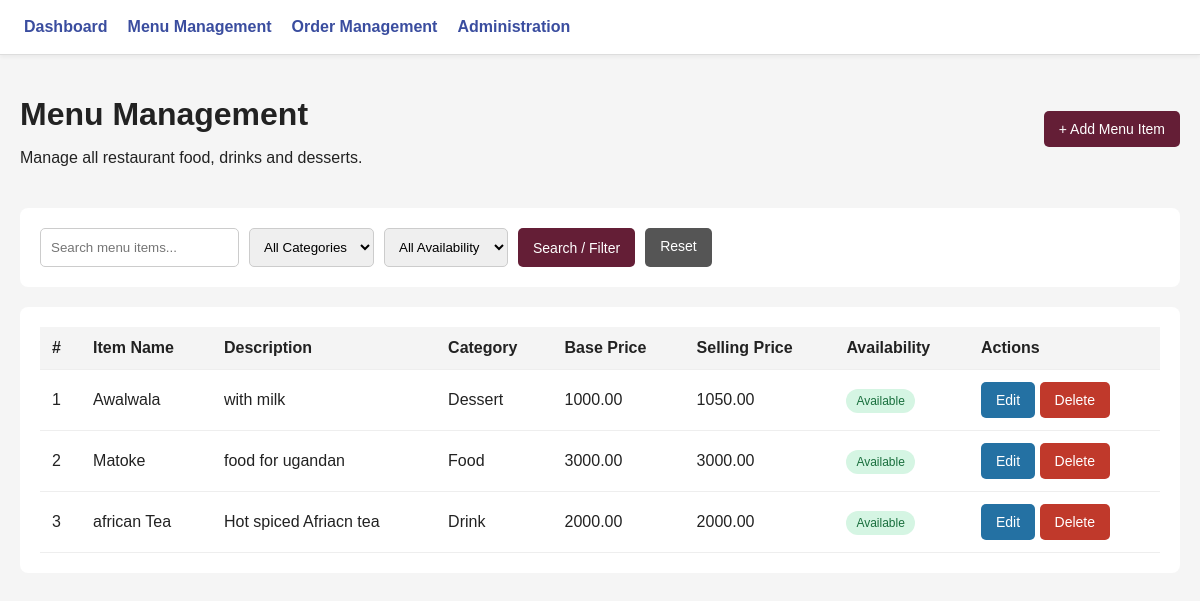
/menu/, run on an earlier commit of the app's database.
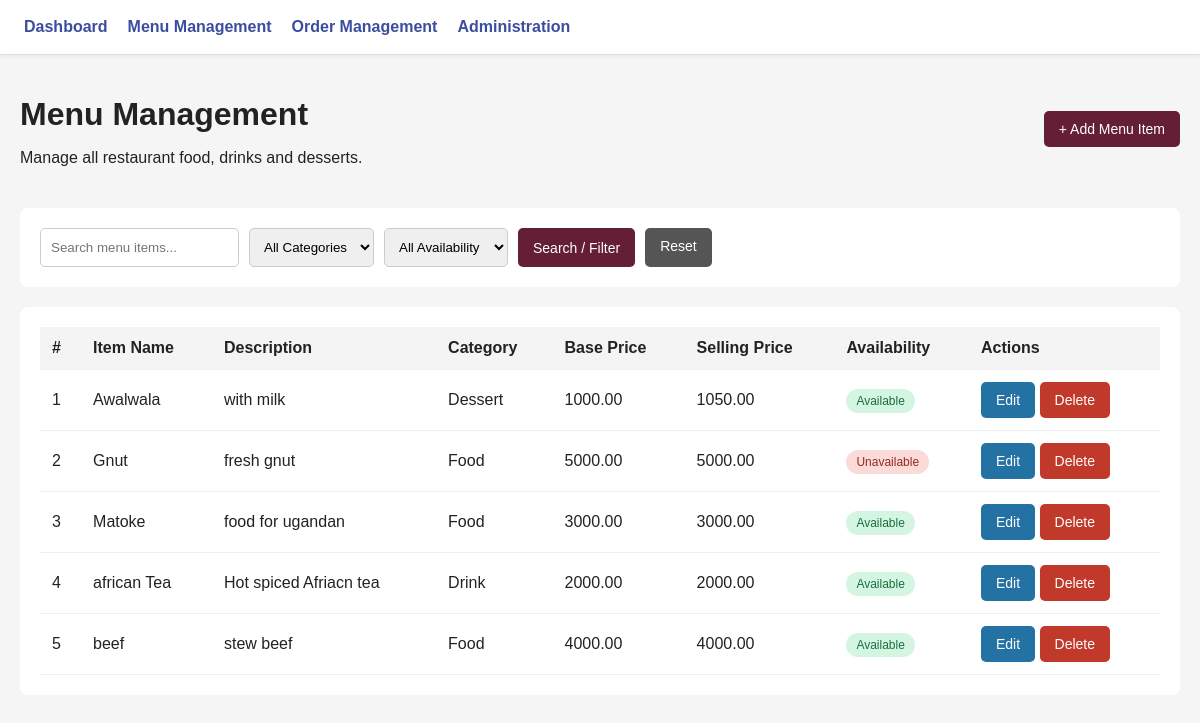
And on a later commit of the database.
### restuarant/models.py (models this page shows, shortened)
class MenuItem(models.Model):
    CATEGORY_CHOICES = [
        ('FOOD', 'Food'),
        ('DRINK', 'Drink'),
        ('DESSERT', 'Dessert'),
    ]
    name = models.CharField(max_length=150)
    description = models.TextField(blank=True)
    category = models.CharField(
        max_length=20,
        choices=CATEGORY_CHOICES
    )
    price = models.DecimalField(
        max_digits=10,
        decimal_places=2,
        validators=[MinValueValidator(Decimal('0.00'))]
    )
    is_available = models.BooleanField(default=True)
    created_at = models.DateTimeField(auto_now_add=True)
    updated_at = models.DateTimeField(auto_now=True)
    @property
    def selling_price(self):
        if self.category == 'DESSERT':
            return (self.price * Decimal('1.05')).quantize(
                Decimal('0.01'),
                rounding=ROUND_HALF_UP
            )
        return self.price
    class Meta:
        ordering = ['category', 'name']
        verbose_name = 'Menu Item'
        verbose_name_plural = 'Menu Items'

### restuarant/views.py (the view)
# urls.py: path('menu/', views.menu_list, name='menu_list'),
def menu_list(request):
    menu_items = MenuItem.objects.all()
    search_query = request.GET.get('search', '')
    selected_category = request.GET.get('category', '')
    selected_availability = request.GET.get('availability', '')
    if search_query:
        menu_items = menu_items.filter(
            Q(name__icontains=search_query) |
            Q(description__icontains=search_query)
        )
    if selected_category:
        menu_items = menu_items.filter(
            category=selected_category
        )
    if selected_availability == 'available':
        menu_items = menu_items.filter(
            is_available=True
        )
    elif selected_availability == 'unavailable':
        menu_items = menu_items.filter(
            is_available=False
        )
    menu_items = menu_items.order_by('name')
    context = {
    'menu_items': menu_items,
    'search_query': search_query,
    'selected_category': selected_category,
    'selected_availability': selected_availability,
    'categories': MenuItem.CATEGORY_CHOICES,
}
    return render(request, 'restaurant/menu_list.html', context)

### restuarant/templates/restaurant/menu_list.html (shortened to what this page needs)
{% extends 'restaurant/base.html' %}
{% block content %}
<div class="page-header">
    <div>
        <h1>Menu Management</h1>
        <p>Manage all restaurant food, drinks and desserts.</p>
    </div>
    <a href="{% url 'add_menu_item' %}" class="btn btn-primary">
        + Add Menu Item
    </a>
</div>
<div class="filter-section">
    <form method="GET" action="{% url 'menu_list' %}">
        <input
            type="text"
            name="search"
            placeholder="Search menu items..."
            value="{{ search_query }}"
        >
        <select name="category">
            <option value="">All Categories</option>
        </select>
        <select name="availability">
            <option value="">All Availability</option>
        </select>
        <button type="submit" class="btn btn-primary">
            Search / Filter
        </button>
        <a href="{% url 'menu_list' %}" class="btn btn-secondary">
            Reset
        </a>
    </form>
</div>
<div class="table-container">
    <table>
        <thead>
            <tr>
                <th>#</th>
                <th>Item Name</th>
                <th>Description</th>
                <th>Category</th>
                <th>Base Price</th>
                <th>Selling Price</th>
                <th>Availability</th>
                <th>Actions</th>
            </tr>
        </thead>
        <tbody>
            {% for item in menu_items %}
                <tr>
                    <td>{{ forloop.counter }}</td>
                    <td>{{ item.name }}</td>
                    <td>{{ item.description|default:"No description" }}</td>
                    <td>{{ item.get_category_display }}</td>
                    <td>{{ item.price }}</td>
                    <td>{{ item.selling_price }}</td>
                    <td>
                        {% if item.is_available %}
                            <span class="status available">
                                Available
                            </span>
                        {% else %}
                            <span class="status unavailable">
                                Unavailable
                            </span>
                        {% endif %}
                    </td>
                    <td>
                        <a
                            href="{% url 'edit_menu_item' item.id %}"
                            class="btn btn-edit"
                        >
                            Edit
                        </a>
                        <a
                            href="{% url 'delete_menu_item' item.id %}"
                            class="btn btn-delete"
                        >
                            Delete
                        </a>
                    </td>
                </tr>
            {% empty %}
                <tr>
                    <td colspan="8">
                        No menu items found.
                    </td>
                </tr>
            {% endfor %}
        </tbody>
    </table>
</div>
{% endblock %}

What changed in the data, as far as the page shows it:
added MenuItem: name "Gnut", description "fresh gnut", category "Food", price "5000.00", selling_price "5000.00", is_available "Unavailable"
added MenuItem: name "beef", description "stew beef", category "Food", price "4000.00", selling_price "4000.00", is_available "Available"
